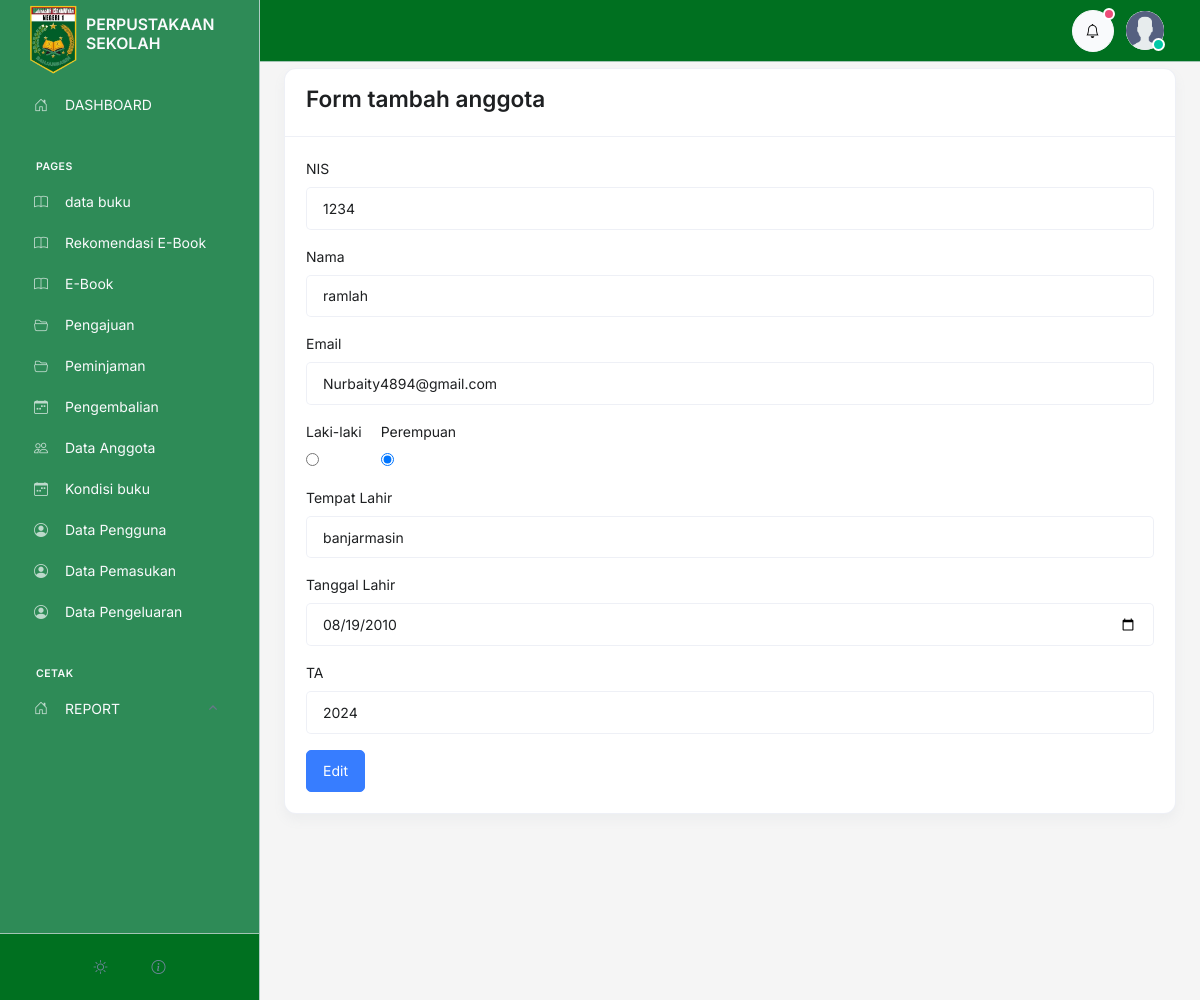
Before: /admin/anggota/edit.php?id=20 (signed in) with the older database file.
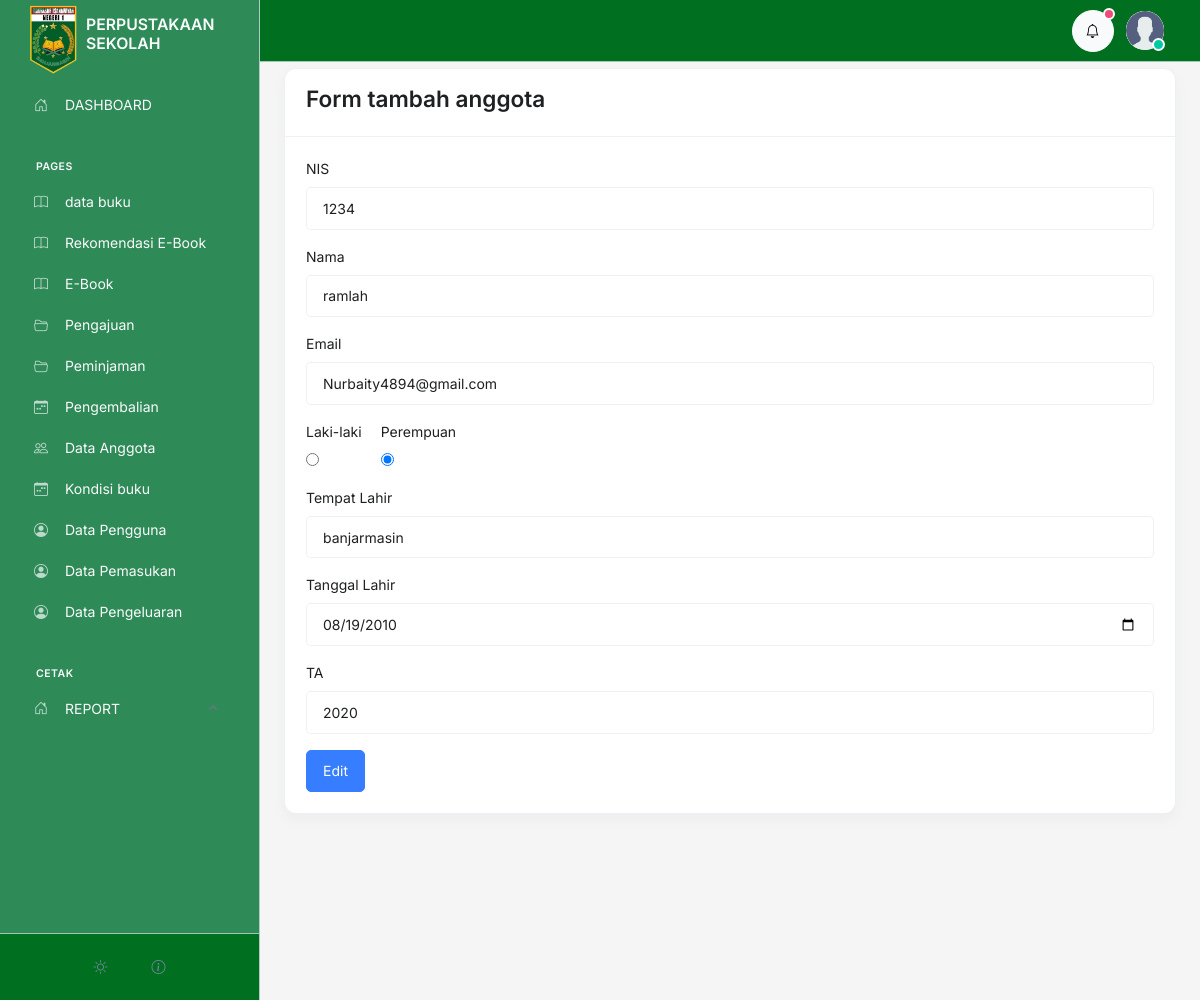
After: the same page with the newer database file.
### tables this page shows
CREATE TABLE `anggota` (
  `id` int(11) NOT NULL,
  `user_id` int(11) DEFAULT NULL,
  `nis` varchar(20) NOT NULL,
  `nama` varchar(100) NOT NULL,
  `email` varchar(100) NOT NULL DEFAULT 'm.nawir177@gmail.com',
  `telpon` varchar(15) NOT NULL DEFAULT '082255445566',
  `tempat_lahir` varchar(100) NOT NULL,
  `tanggal_lahir` varchar(100) NOT NULL,
  `kelamin` varchar(100) NOT NULL,
  `TA` varchar(100) NOT NULL,
  `alamat` text NOT NULL,
  `foto` varchar(100) NOT NULL,
  `verifikasi` tinyint(1) NOT NULL DEFAULT 0
);

### admin/controller.php (called while the page is built, shortened)
<?php
$conn = mysqli_connect('localhost', 'root', '', 'perpustakaan');
function all($table)
{
   $query = "SELECT * FROM $table ORDER BY id DESC";
   global $conn;
   $rows = [];
   $result = mysqli_query($conn, $query);
   while ($row = mysqli_fetch_assoc($result)) {
      $rows[] = $row;
   }
   return $rows;
}
function show($table, $id)
{
   $query = "SELECT * FROM $table WHERE id='$id'";
   global $conn;
   $rows = [];
   $result = mysqli_query($conn, $query);
   while ($row = mysqli_fetch_assoc($result)) {
      $rows[] = $row;
   }
   return $rows[0];
}

### admin/anggota/edit.php (the view, shortened to what this page needs)
<?php
$id = $_GET['id'];
include '../controller.php';
include '../template/header.php';
include './fungsi.php';
$anggota = show("anggota", $id);
?>
<div class="container">
   <div class="card">
      <div class="card-header">
         <h1>Form tambah anggota</h1>
      </div>
      <div class="card-body">
         <form action="" method="POST">
            <div class="mb-3">
               <label class="form-label" for="nis">NIS</label>
               <input type="text" class="form-control" name="nis" id="nis" value="<?= $anggota['nis'] ?>">
            </div>
            <div class="mb-3">
               <label class="form-label" for="nama">Nama</label>
               <input type="text" class="form-control" name="nama" id="nama" value="<?= $anggota['nama'] ?>">
            </div>
            <div class="mb-3">
               <label class="form-label" for="email">Email</label>
               <input type="email" class="form-control" name="email" id="email" value="<?= $anggota['email'] ?>">
            </div>
            <div class="mb-3 d-flex gap-1 align-items-center">
               <div class="col-1">
                  <label class="form-label" for="laki">Laki-laki</label>
                  <input type="radio" value="laki-laki" class="radio" name="kelamin" id="laki" <?= $anggota['kelamin'] === "laki-laki" ? 'checked' : '' ?>>
               </div>
               <div class="col-1">
                  <label class="form-label" for="perempuan">Perempuan</label>
                  <input type="radio" value="perempuan" class="form-radio" name="kelamin" id="perempuan" <?= $anggota['kelamin'] === "perempuan" ? 'checked' : '' ?>>
               </div>
            </div>
            <div class="mb-3">
               <label class="form-label" for="tempat_lahir">Tempat Lahir</label>
               <input type="text" class="form-control" name="tempat_lahir" id="tempat_lahir" value="<?= $anggota['tempat_lahir'] ?>">
            </div>
            <div class="mb-3">
               <label class="form-label" for="tanggal_lahi">Tanggal Lahir</label>
               <input type="date" class="form-control" name="tanggal_lahir" id="tanggal_lahir" value="<?= $anggota['tanggal_lahir'] ?>">
            </div>
            <div class="mb-3">
               <label class="form-label" for="TA">TA</label>
               <input type="text" class="form-control" name="TA" id="TA" value="<?= $anggota['TA'] ?>">
            </div>
            <button class="btn btn-primary" type="submit" name="edit">Edit</button>
         </form>
      </div>
   </div>
</div>
<?php include '../template/footer.php'  ?>

Changed rows visible on the page:
changed anggota "ramlah": TA "2024" → "2020"
